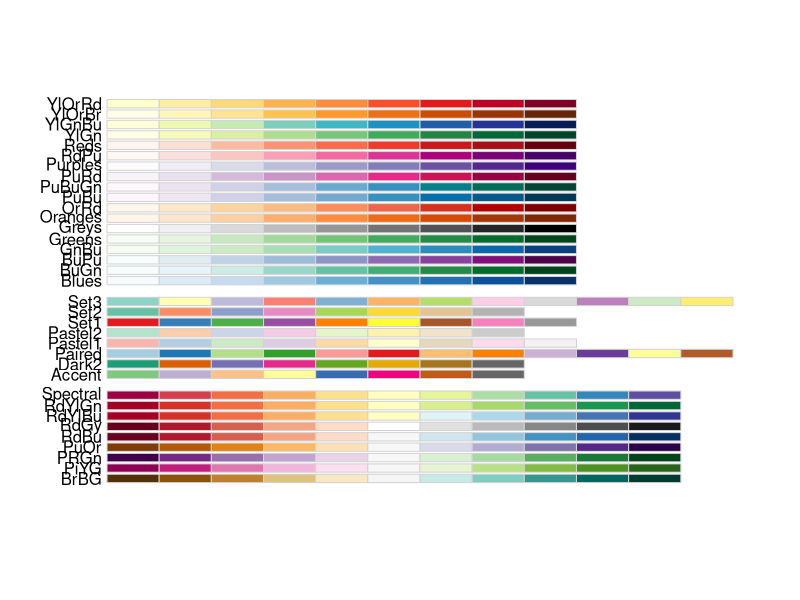
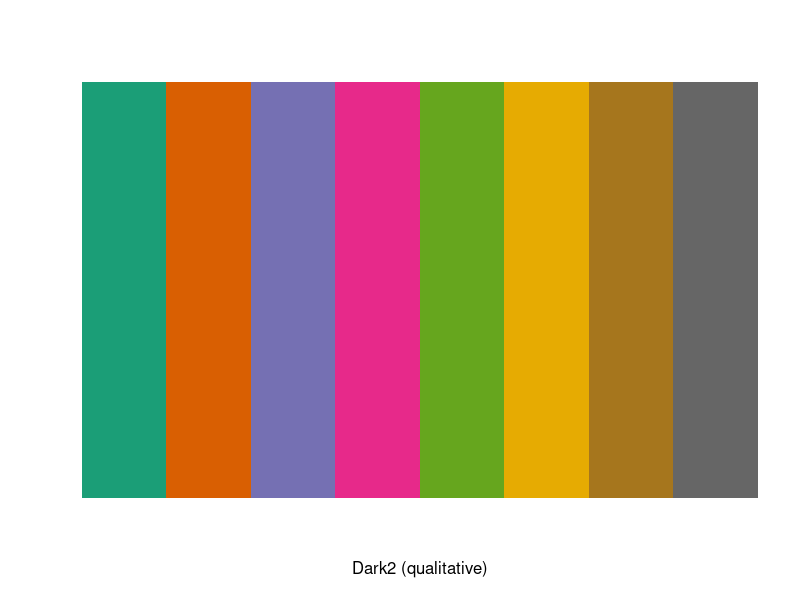
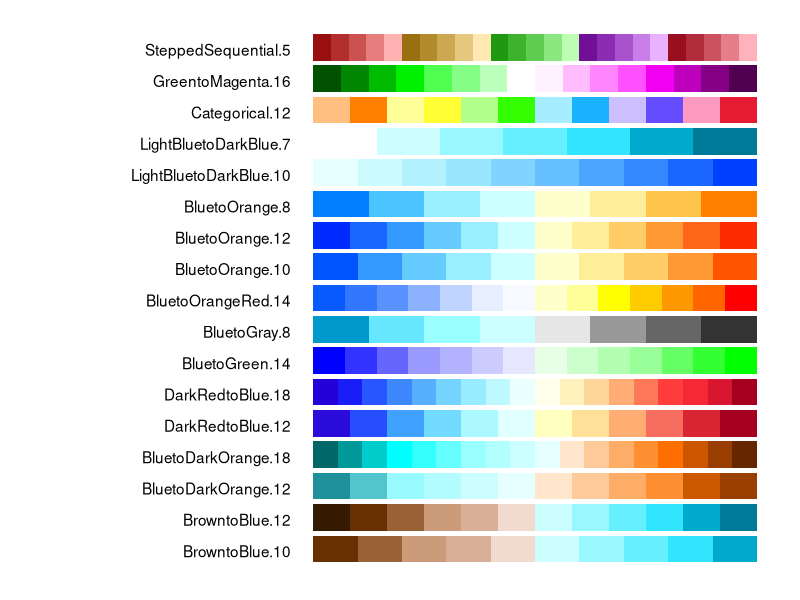

Source code (R) for these figures, in order:
## ---- chunk 1
library(RColorBrewer)
brewer.pal(n = 8, name = "Dark2")
## ---- chunk 2
library(kableExtra)
library(xtable)
library(tidyverse)

hex_raw <- tibble( hex = c(as.character(0:9), LETTERS[1:6]),
                   decimal = as.character(0:15)
                  )

hex_tbl <- hex_raw %>% 
  pivot_wider(names_from = hex, values_from = decimal)
  
hex_tbl %>% 
  kableExtra::kbl("html") %>% 
  kableExtra::kable_styling()

## ---- chunk 3
rgb_tbl <- tibble(색상 = c("blue", "green", "red"),
                  헥스코드 = c("#0000FF", "#00FF00", "#FF0000"),
                  붉은색 = c(0, 0, 255),
                  녹색 = c(0, 255, 0),
                  파란색 = c(255, 0, 0))

rgb_tbl %>% 
  kableExtra::kbl("html") %>% 
  kableExtra::kable_styling()
## ---- chunk 4

j_intensity <- c(255, 171, 84, 0)
bw_tbl <- tibble(색상 = c("white, gray100", "gray67",
                                 "gray33", "black, gray0"),
                  헥스코드 = c("#FFFFFF", "#ABABAB", "#545454", "#000000"),
                  붉은색 = j_intensity,
                  녹색 = j_intensity,
                  파란색 = j_intensity)

bw_tbl %>% 
  kableExtra::kbl("html") %>% 
  kableExtra::kable_styling()
## ---- chunk 5
library(RColorBrewer) # install.packages("RColorBrewer")
display.brewer.all()
## ---- chunk 6
display.brewer.pal(n = 8, name = 'Dark2')
## ---- chunk 7
library(dichromat) # install.packages("dichromat")
## ---- chunk 8
library(ggplot2)
x_boundaries <-
  lapply(colorschemes,
         function(x) seq(from = 0, to = 1, length = length(x) + 1))
df <- data.frame(
  xmin = unlist(lapply(x_boundaries, function(x) rev(rev(x)[-1]))),
  xmax = unlist(lapply(x_boundaries, function(x) x[-1])),
  ymax = rep(seq_along(colorschemes), sapply(colorschemes, length)))
anno_df <- data.frame(
  scheme = names(colorschemes),
  num = seq_along(colorschemes))
ggplot(df, aes(xmin = xmin, xmax = xmax, ymin = ymax - 0.85, ymax = ymax)) +
  geom_rect(fill = unlist(colorschemes)) + xlim(c(-0.6, 1)) + 
  annotate("text", x = -0.05, y = anno_df$num - 0.5, label = anno_df$scheme,
           hjust = 1) + 
  theme_bw() +
  theme(panel.grid.major = element_blank(),
        panel.grid.minor = element_blank(),
        panel.border = element_blank(),
        axis.text = element_blank(),
        axis.ticks = element_blank(),
        axis.title = element_blank())
